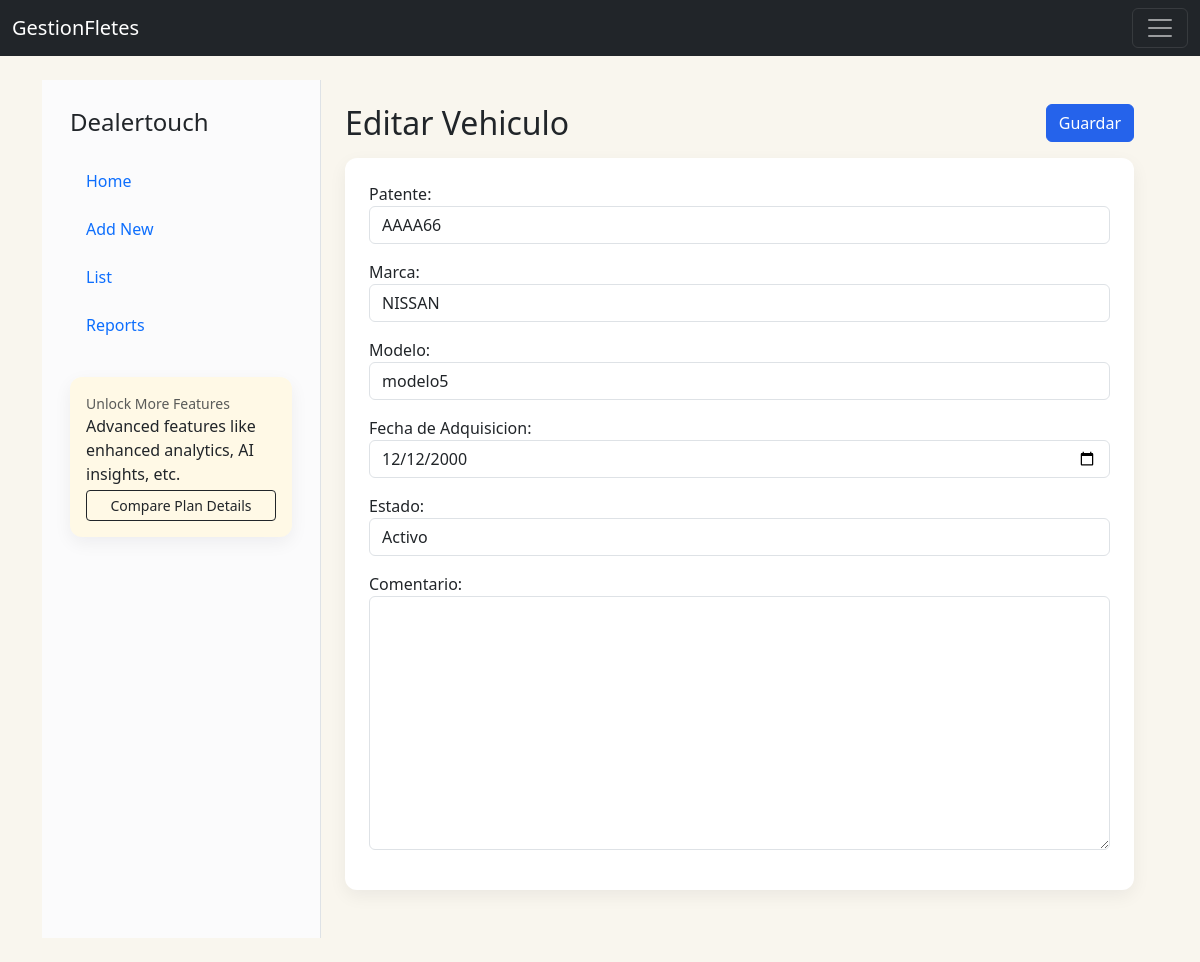
The page /vehiculos/edicionVehiculos/1/ on the database as committed earlier.
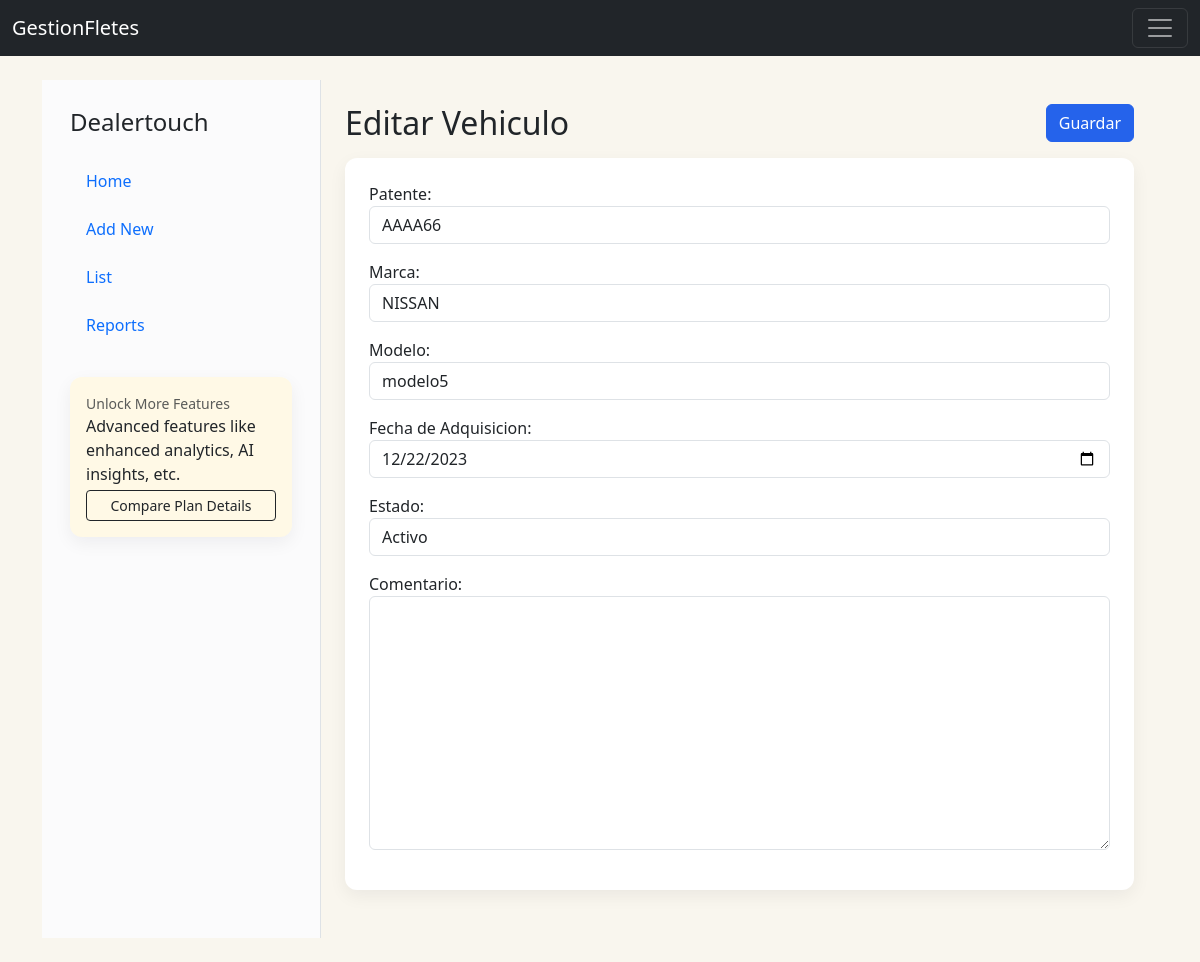
The same page on the database as committed later.
### CrudVehiculos/models.py (models this page shows, shortened)
class Vehiculos(models.Model):
    vehiculoID = models.AutoField(primary_key=True)
    patente = models.CharField(max_length=6, unique=True)
    marca = models.CharField(max_length=30)
    modelo = models.CharField(max_length=50)
    fechaAdquisicion = models.DateField()
    estado = models.CharField(max_length=10, choices=[('activo', 'Activo'),('inactivo', 'Inactivo'),], default='inactivo')
    comentario = models.TextField(max_length=200, blank=True, null=True)
    TIPO_BENCINA_CHOICES = [
        ('93', '93'),
        ('95', '95'),
        ('97', '97'),
        ('diesel', 'Diésel'),
    ]
    tipo_bencina = models.CharField(max_length=10, choices=TIPO_BENCINA_CHOICES, default='93')
    rendimiento = models.FloatField(help_text='Km por litro', default=10)

### CrudVehiculos/views.py (the view)
# urls.py: path('edicionVehiculos/<vehiculoID>/', views.edicionVehiculos, name="edicionVehiculos"),
def edicionVehiculos(request, vehiculoID):
    vehiculo = Vehiculos.objects.get(vehiculoID=vehiculoID)
    if request.method == 'POST':
        form = VehiculosForm(request.POST, instance=vehiculo)
        if form.is_valid():
            form.save()
            messages.success(request, 'Vehiculo Editado Correctamente!')
            return redirect('registarVehiculos')
        else:
            messages.error(request, 'Error al editar el vehiculo. Por favor, verifica los datos.')
            return render(request, 'edicionVehiculos.html', {'form':form,"vehiculoID":vehiculoID})
    else:
        form = VehiculosForm(instance=vehiculo)
        return render(request, 'edicionVehiculos.html', {'form':form,"vehiculoID":vehiculoID})

### CrudVehiculos/forms.py (shortened to what this page needs)
class VehiculosForm(forms.ModelForm):
    patente = forms.CharField(error_messages={'unique':'La patente ya existe'})
    fechaAdquisicion = forms.DateField(label='Fecha de Adquisicion')
    class Meta:
        model = Vehiculos
        fields = ['patente','marca','modelo','fechaAdquisicion','estado','comentario']

### CrudVehiculos/templates/edicionVehiculos.html (shortened to what this page needs)
{% extends "partials/gestion_layout.html" %}
{% load widget_tweaks %}
{% block gestion_header %}
        <div class="d-flex align-items-start mb-3">
            <div>
                <h2 class="mb-0">Editar Vehiculo</h2>
            </div>
            <div class="ms-auto">
                <button form="editarVehiculoForm" type="submit" class="btn btn-primary">Guardar</button>
            </div>
        </div>
{% endblock %}
{% block gestion_body %}
        <form id="editarVehiculoForm" action="{% url 'edicionVehiculos' vehiculoID %}" method="post">
            <div class="mb-3">{{ form.patente.label_tag }}{% render_field form.patente class="form-control" placeholder="Ej: AABB11" minlength="6" maxlength="6" %}{{form.patente.errors}}</div>
            <div class="mb-3">{{ form.marca.label_tag }}{% render_field form.marca class="form-control" maxlength="30" %}{{form.marca.errors}}</div>
            <div class="mb-3">{{ form.modelo.label_tag }}{% render_field form.modelo class="form-control" maxlength="50" %}{{form.modelo.errors}}</div>
            <div class="mb-3">{{ form.fechaAdquisicion.label_tag }}{% render_field form.fechaAdquisicion class="form-control" type="date" %}{{form.fechaAdquisicion.errors}}</div>
            <div class="mb-3">{{ form.estado.label_tag }}{% render_field form.estado class="form-control" %}{{form.estado.errors}}</div>
            <div class="mb-3">{{ form.comentario.label_tag }}{% render_field form.comentario class="form-control" %}{{form.comentario.errors}}</div>
        </form>
    {% endblock %}

Rows that differ between the two databases and show on the page:
changed Vehiculos "AAAA66": fechaAdquisicion "12/12/2000" → "12/22/2023"
